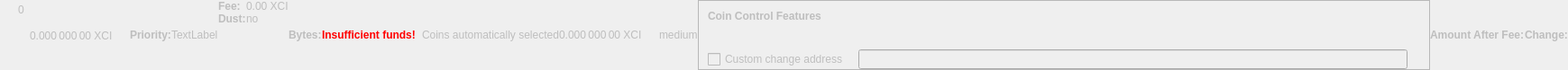
    <widget class="QWidget" name="dummyHideWidget" native="true">
     <property name="enabled">
      <bool>false</bool>
     </property>
     <property name="maximumSize">
      <size>
       <width>100</width>
       <height>22</height>
      </size>
     </property>
     <layout class="QHBoxLayout" name="dummyHideLayout">
      <property name="spacing">
       <number>0</number>
      </property>
      <property name="margin">
       <number>0</number>
      </property>
      <item>
       <layout class="QFormLayout" name="formLayoutCoinControl1">
        <property name="horizontalSpacing">
         <number>10</number>
        </property>
        <property name="verticalSpacing">
         <number>14</number>
        </property>
        <property name="leftMargin">
         <number>10</number>
        </property>
        <property name="topMargin">
         <number>4</number>
        </property>
        <property name="rightMargin">
         <number>6</number>
        </property>
        <item row="0" column="1">
         <widget class="QLabel" name="labelCoinControlBytes">
          <property name="cursor">
           <cursorShape>IBeamCursor</cursorShape>
          </property>
          <property name="contextMenuPolicy">
           <enum>Qt::ActionsContextMenu</enum>
          </property>
          <property name="text">
           <string notr="true">0</string>
          </property>
          <property name="textInteractionFlags">
           <set>Qt::LinksAccessibleByMouse|Qt::TextSelectableByKeyboard|Qt::TextSelectableByMouse</set>
          </property>
         </widget>
        </item>
       </layout>
      </item>
      <item>
       <widget class="QLabel" name="labelCoinControlAfterFee">
        <property name="enabled">
         <bool>false</bool>
        </property>
        <property name="sizePolicy">
         <sizepolicy hsizetype="Fixed" vsizetype="Fixed">
          <horstretch>0</horstretch>
          <verstretch>0</verstretch>
         </sizepolicy>
        </property>
        <property name="minimumSize">
         <size>
          <width>111</width>
          <height>12</height>
         </size>
        </property>
        <property name="maximumSize">
         <size>
          <width>111</width>
          <height>12</height>
         </size>
        </property>
        <property name="cursor">
         <cursorShape>IBeamCursor</cursorShape>
        </property>
        <property name="contextMenuPolicy">
         <enum>Qt::ActionsContextMenu</enum>
        </property>
        <property name="text">
         <string notr="true">0.000 000 00 XCI</string>
        </property>
        <property name="textInteractionFlags">
         <set>Qt::LinksAccessibleByMouse|Qt::TextSelectableByKeyboard|Qt::TextSelectableByMouse</set>
        </property>
       </widget>
      </item>
      <item>
       <widget class="QLabel" name="labelCoinControlPriorityText">
        <property name="enabled">
         <bool>false</bool>
        </property>
        <property name="font">
         <font>
          <weight>75</weight>
          <bold>true</bold>
         </font>
        </property>
        <property name="text">
         <string>Priority:</string>
        </property>
       </widget>
      </item>
      <item>
       <layout class="QHBoxLayout" name="horizontalLayout">
        <item>
         <widget class="QLabel" name="WarningLabel">
          <property name="text">
           <string>TextLabel</string>
          </property>
         </widget>
        </item>
       </layout>
      </item>
      <item>
       <layout class="QFormLayout" name="formLayoutCoinControl3">
        <property name="horizontalSpacing">
         <number>0</number>
        </property>
        <property name="verticalSpacing">
         <number>0</number>
        </property>
        <property name="leftMargin">
         <number>0</number>
        </property>
        <property name="topMargin">
         <number>0</number>
        </property>
        <property name="rightMargin">
         <number>0</number>
        </property>
        <item row="0" column="0">
         <widget class="QLabel" name="labelCoinControlFeeText">
          <property name="enabled">
           <bool>false</bool>
          </property>
          <property name="font">
           <font>
            <weight>75</weight>
            <bold>true</bold>
           </font>
          </property>
          <property name="text">
           <string>Fee:</string>
          </property>
          <property name="margin">
           <number>0</number>
          </property>
         </widget>
        </item>
        <item row="0" column="1">
         <widget class="QLabel" name="labelCoinControlFee">
          <property name="enabled">
           <bool>false</bool>
          </property>
          <property name="cursor">
           <cursorShape>IBeamCursor</cursorShape>
          </property>
          <property name="contextMenuPolicy">
           <enum>Qt::ActionsContextMenu</enum>
          </property>
          <property name="text">
           <string notr="true">0.00 XCI</string>
          </property>
          <property name="textInteractionFlags">
           <set>Qt::LinksAccessibleByMouse|Qt::TextSelectableByKeyboard|Qt::TextSelectableByMouse</set>
          </property>
         </widget>
        </item>
        <item row="1" column="0">
         <widget class="QLabel" name="labelCoinControlLowOutputText">
          <property name="enabled">
           <bool>false</bool>
          </property>
          <property name="font">
           <font>
            <weight>75</weight>
            <bold>true</bold>
           </font>
          </property>
          <property name="text">
           <string>Dust:</string>
          </property>
         </widget>
        </item>
        <item row="1" column="1">
         <widget class="QLabel" name="labelCoinControlLowOutput">
          <property name="enabled">
           <bool>false</bool>
          </property>
          <property name="cursor">
           <cursorShape>IBeamCursor</cursorShape>
          </property>
          <property name="contextMenuPolicy">
           <enum>Qt::ActionsContextMenu</enum>
          </property>
          <property name="text">
           <string>no</string>
          </property>
          <property name="textInteractionFlags">
           <set>Qt::LinksAccessibleByMouse|Qt::TextSelectableByKeyboard|Qt::TextSelectableByMouse</set>
          </property>
         </widget>
        </item>
       </layout>
      </item>
      <item>
       <widget class="QLabel" name="labelCoinControlBytesText">
        <property name="enabled">
         <bool>false</bool>
        </property>
        <property name="font">
         <font>
          <weight>75</weight>
          <bold>true</bold>
         </font>
        </property>
        <property name="text">
         <string>Bytes:</string>
        </property>
       </widget>
      </item>
      <item>
       <layout class="QFormLayout" name="formLayoutCoinControl2">
        <property name="horizontalSpacing">
         <number>0</number>
        </property>
        <property name="verticalSpacing">
         <number>0</number>
        </property>
        <property name="leftMargin">
         <number>0</number>
        </property>
        <property name="topMargin">
         <number>0</number>
        </property>
        <property name="rightMargin">
         <number>0</number>
        </property>
       </layout>
      </item>
      <item>
       <layout class="QHBoxLayout" name="horizontalLayoutCoinControl2">
        <property name="spacing">
         <number>0</number>
        </property>
        <property name="bottomMargin">
         <number>0</number>
        </property>
       </layout>
      </item>
      <item>
       <widget class="QLabel" name="labelCoinControlInsuffFunds">
        <property name="enabled">
         <bool>false</bool>
        </property>
        <property name="minimumSize">
         <size>
          <width>0</width>
          <height>0</height>
         </size>
        </property>
        <property name="font">
         <font>
          <weight>75</weight>
          <bold>true</bold>
         </font>
        </property>
        <property name="styleSheet">
         <string notr="true">color:red;font-weight:bold;</string>
        </property>
        <property name="text">
         <string>Insufficient funds!</string>
        </property>
        <property name="margin">
         <number>5</number>
        </property>
       </widget>
      </item>
      <item>
       <layout class="QFormLayout" name="formLayoutCoinControl4">
        <property name="horizontalSpacing">
         <number>0</number>
        </property>
        <property name="verticalSpacing">
         <number>0</number>
        </property>
        <property name="leftMargin">
         <number>0</number>
        </property>
        <property name="topMargin">
         <number>0</number>
        </property>
        <property name="rightMargin">
         <number>0</number>
        </property>
       </layout>
      </item>
      <item>
       <widget class="QLabel" name="labelCoinControlChangeLabel">
        <property name="enabled">
         <bool>false</bool>
        </property>
        <property name="sizePolicy">
         <sizepolicy hsizetype="Preferred" vsizetype="Expanding">
          <horstretch>0</horstretch>
          <verstretch>0</verstretch>
         </sizepolicy>
        </property>
        <property name="minimumSize">
         <size>
          <width>0</width>
          <height>0</height>
         </size>
        </property>
        <property name="text">
         <string/>
        </property>
        <property name="margin">
         <number>3</number>
        </property>
       </widget>
      </item>
      <item>
       <widget class="QLabel" name="labelCoinControlAutomaticallySelected">
        <property name="enabled">
         <bool>false</bool>
        </property>
        <property name="sizePolicy">
         <sizepolicy hsizetype="Fixed" vsizetype="Fixed">
          <horstretch>0</horstretch>
          <verstretch>0</verstretch>
         </sizepolicy>
        </property>
        <property name="minimumSize">
         <size>
          <width>0</width>
          <height>0</height>
         </size>
        </property>
        <property name="maximumSize">
         <size>
          <width>240</width>
          <height>16777215</height>
         </size>
        </property>
        <property name="text">
         <string>Coins automatically selected</string>
        </property>
        <property name="margin">
         <number>5</number>
        </property>
       </widget>
      </item>
      <item>
       <widget class="QLabel" name="labelCoinControlChange">
        <property name="enabled">
         <bool>false</bool>
        </property>
        <property name="sizePolicy">
         <sizepolicy hsizetype="Fixed" vsizetype="Fixed">
          <horstretch>0</horstretch>
          <verstretch>0</verstretch>
         </sizepolicy>
        </property>
        <property name="minimumSize">
         <size>
          <width>111</width>
          <height>0</height>
         </size>
        </property>
        <property name="maximumSize">
         <size>
          <width>111</width>
          <height>16777215</height>
         </size>
        </property>
        <property name="cursor">
         <cursorShape>IBeamCursor</cursorShape>
        </property>
        <property name="contextMenuPolicy">
         <enum>Qt::ActionsContextMenu</enum>
        </property>
        <property name="text">
         <string notr="true">0.000 000 00 XCI</string>
        </property>
        <property name="textInteractionFlags">
         <set>Qt::LinksAccessibleByMouse|Qt::TextSelectableByKeyboard|Qt::TextSelectableByMouse</set>
        </property>
       </widget>
      </item>
      <item>
       <widget class="QLabel" name="labelCoinControlPriority">
        <property name="enabled">
         <bool>false</bool>
        </property>
        <property name="cursor">
         <cursorShape>IBeamCursor</cursorShape>
        </property>
        <property name="contextMenuPolicy">
         <enum>Qt::ActionsContextMenu</enum>
        </property>
        <property name="text">
         <string>medium</string>
        </property>
        <property name="textInteractionFlags">
         <set>Qt::LinksAccessibleByMouse|Qt::TextSelectableByKeyboard|Qt::TextSelectableByMouse</set>
        </property>
       </widget>
      </item>
      <item>
       <widget class="QFrame" name="frameCoinControl">
        <property name="sizePolicy">
         <sizepolicy hsizetype="Expanding" vsizetype="Expanding">
          <horstretch>0</horstretch>
          <verstretch>0</verstretch>
         </sizepolicy>
        </property>
        <property name="maximumSize">
         <size>
          <width>16777215</width>
          <height>16777215</height>
         </size>
        </property>
        <property name="frameShape">
         <enum>QFrame::StyledPanel</enum>
        </property>
        <property name="frameShadow">
         <enum>QFrame::Sunken</enum>
        </property>
        <layout class="QVBoxLayout" name="verticalLayoutCoinControl2_2">
         <property name="spacing">
          <number>0</number>
         </property>
         <property name="margin">
          <number>0</number>
         </property>
         <item>
          <layout class="QVBoxLayout" name="verticalLayoutCoinControl" stretch="0,0,0,1">
           <property name="spacing">
            <number>0</number>
           </property>
           <property name="leftMargin">
            <number>10</number>
           </property>
           <property name="topMargin">
            <number>10</number>
           </property>
           <item>
            <layout class="QHBoxLayout" name="horizontalLayoutCoinControl1">
             <property name="bottomMargin">
              <number>15</number>
             </property>
             <item>
              <widget class="QLabel" name="labelCoinControlFeatures">
               <property name="enabled">
                <bool>false</bool>
               </property>
               <property name="sizePolicy">
                <sizepolicy hsizetype="Preferred" vsizetype="Maximum">
                 <horstretch>0</horstretch>
                 <verstretch>0</verstretch>
                </sizepolicy>
               </property>
               <property name="font">
                <font>
                 <weight>75</weight>
                 <bold>true</bold>
                </font>
               </property>
               <property name="styleSheet">
                <string notr="true">font-weight:bold;</string>
               </property>
               <property name="text">
                <string>Coin Control Features</string>
               </property>
              </widget>
             </item>
            </layout>
           </item>
           <item>
            <widget class="QWidget" name="widgetCoinControl" native="true">
             <property name="sizePolicy">
              <sizepolicy hsizetype="Preferred" vsizetype="Preferred">
               <horstretch>0</horstretch>
               <verstretch>0</verstretch>
              </sizepolicy>
             </property>
             <property name="minimumSize">
              <size>
               <width>0</width>
               <height>0</height>
              </size>
             </property>
             <property name="styleSheet">
              <string notr="true"/>
             </property>
             <layout class="QHBoxLayout" name="horizontalLayoutCoinControl5_2">
              <property name="margin">
               <number>0</number>
              </property>
              <item>
               <layout class="QHBoxLayout" name="horizontalLayoutCoinControl3">
                <property name="spacing">
                 <number>20</number>
                </property>
                <property name="topMargin">
                 <number>0</number>
                </property>
                <property name="bottomMargin">
                 <number>10</number>
                </property>
               </layout>
              </item>
             </layout>
            </widget>
           </item>
           <item>
            <layout class="QHBoxLayout" name="horizontalLayoutCoinControl4" stretch="0,0,0">
             <property name="spacing">
              <number>12</number>
             </property>
             <property name="sizeConstraint">
              <enum>QLayout::SetDefaultConstraint</enum>
             </property>
             <property name="topMargin">
              <number>5</number>
             </property>
             <property name="rightMargin">
              <number>5</number>
             </property>
             <item>
              <widget class="QCheckBox" name="checkBoxCoinControlChange">
               <property name="enabled">
                <bool>false</bool>
               </property>
               <property name="toolTip">
                <string>If this is activated, but the change address is empty or invalid, change will be sent to a newly generated address.</string>
               </property>
               <property name="text">
                <string>Custom change address</string>
               </property>
              </widget>
             </item>
             <item>
              <widget class="QValidatedLineEdit" name="lineEditCoinControlChange">
               <property name="enabled">
                <bool>false</bool>
               </property>
               <property name="sizePolicy">
                <sizepolicy hsizetype="Expanding" vsizetype="Fixed">
                 <horstretch>0</horstretch>
                 <verstretch>0</verstretch>
                </sizepolicy>
               </property>
              </widget>
             </item>
             <item>
              <widget class="QLabel" name="labelCoinControlChangeLabel_2">
               <property name="sizePolicy">
                <sizepolicy hsizetype="Preferred" vsizetype="Expanding">
                 <horstretch>0</horstretch>
                 <verstretch>0</verstretch>
                </sizepolicy>
               </property>
               <property name="minimumSize">
                <size>
                 <width>0</width>
                 <height>0</height>
                </size>
               </property>
               <property name="text">
                <string/>
               </property>
               <property name="margin">
                <number>3</number>
               </property>
              </widget>
             </item>
            </layout>
           </item>
           <item>
            <spacer name="verticalSpacerCoinControl">
             <property name="orientation">
              <enum>Qt::Vertical</enum>
             </property>
             <property name="sizeHint" stdset="0">
              <size>
               <width>800</width>
               <height>1</height>
              </size>
             </property>
            </spacer>
           </item>
          </layout>
         </item>
        </layout>
       </widget>
      </item>
      <item>
       <widget class="QLabel" name="labelCoinControlAfterFeeText">
        <property name="enabled">
         <bool>false</bool>
        </property>
        <property name="minimumSize">
         <size>
          <width>0</width>
          <height>0</height>
         </size>
        </property>
        <property name="maximumSize">
         <size>
          <width>16777215</width>
          <height>16777215</height>
         </size>
        </property>
        <property name="font">
         <font>
          <weight>75</weight>
          <bold>true</bold>
         </font>
        </property>
        <property name="text">
         <string>Amount After Fee:</string>
        </property>
        <property name="alignment">
         <set>Qt::AlignLeading|Qt::AlignLeft|Qt::AlignVCenter</set>
        </property>
        <property name="margin">
         <number>0</number>
        </property>
       </widget>
      </item>
      <item>
       <widget class="QLabel" name="labelCoinControlChangeText">
        <property name="enabled">
         <bool>false</bool>
        </property>
        <property name="sizePolicy">
         <sizepolicy hsizetype="Preferred" vsizetype="Preferred">
          <horstretch>0</horstretch>
          <verstretch>0</verstretch>
         </sizepolicy>
        </property>
        <property name="minimumSize">
         <size>
          <width>0</width>
          <height>0</height>
         </size>
        </property>
        <property name="maximumSize">
         <size>
          <width>16777215</width>
          <height>16777215</height>
         </size>
        </property>
        <property name="font">
         <font>
          <weight>75</weight>
          <bold>true</bold>
         </font>
        </property>
        <property name="text">
         <string>Change:</string>
        </property>
        <property name="alignment">
         <set>Qt::AlignLeading|Qt::AlignLeft|Qt::AlignVCenter</set>
        </property>
       </widget>
      </item>
     </layout>
    </widget>
